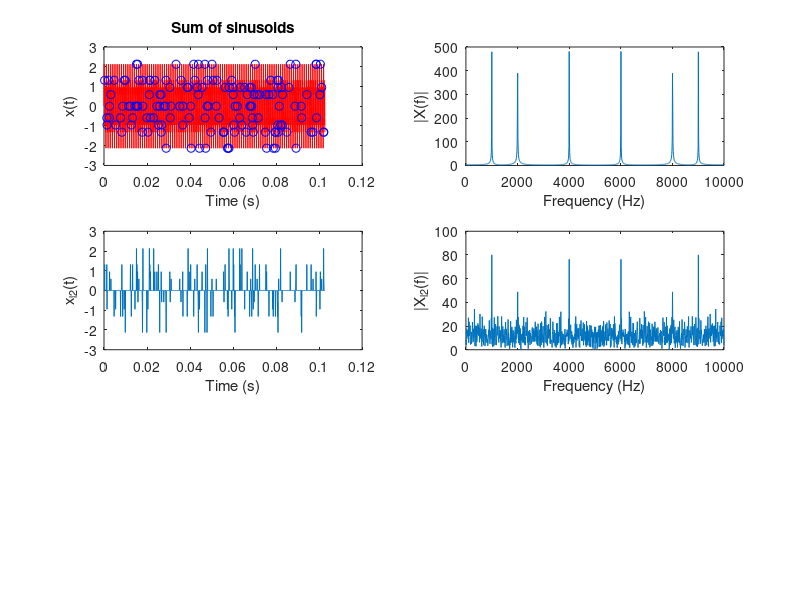

MATLAB code to generate this figure: (Note: this script raises an error after producing the figure.)
%nonUniform_Sampling.m - Non-Uniform Sampling
clear; clc; close all
f1 = 1e3; f2 = 2e3; f3 = 4e3; %Hz
fs = 10e3; %Hz
T = 1/fs; %Period in seconds
%Number of samples
N = 1028; %For .1s of data
t = [0:N-1]'*T;
%Full-length and sampled signals
x = sin(2*pi*f1*t) + sin(2*pi*f2*t) + sin(2*pi*f3*t);
%Generate random samples
M = 151; %Approximately 10% of total signal
k = randperm(N);
m = k(1:M);
b = x(sort(m));
%Plot time-domain signal
figure;subplot(3,2,1);plot(t,x,'r-',t(m),b,'bo');
xlabel('Time (s)');ylabel('x(t)');title('Sum of sinusoids');
%Plot (sparse) Fourier domain signal
X = fft(x);
subplot(3,2,2);plot(linspace(0,fs,length(X)),abs(X));
xlabel('Frequency (Hz)');ylabel('|X(f)|');
%Generate linear transform matrix
PHI = fft(eye(N));
S = zeros(M,N);
S(sub2ind(size(S),1:M,sort(m))) = 1;
A = S*(1/N)*PHI';

%Naive l2 minimization solution
l2 = pinv(A)*b;
subplot(3,2,4);plot(linspace(0,fs,length(X)),abs(l2));
xlabel('Frequency (Hz)');ylabel('|X_l_2(f)|');
%Reconstruct signal
xl2 = (1/N)*real(PHI'*l2);
subplot(3,2,3);plot(t,xl2);
xlabel('Time (s)');ylabel('x_l_2(t)');
%Approximate l1 solution using OMP
l1 = OMPnorm(A,b,floor(M/4),0);
subplot(3,2,6);plot(linspace(0,fs,length(X)),abs(l1));
xlabel('Frequency (Hz)');ylabel('|X_l_1(f)|');